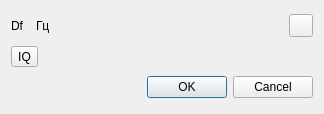
<?xml version="1.0" encoding="UTF-8"?>
<ui version="4.0">
 <class>TransverterDialog</class>
 <widget class="QDialog" name="TransverterDialog">
  <property name="geometry">
   <rect>
    <x>0</x>
    <y>0</y>
    <width>324</width>
    <height>114</height>
   </rect>
  </property>
  <property name="font">
   <font>
    <family>Liberation Sans</family>
    <pointsize>9</pointsize>
   </font>
  </property>
  <property name="windowTitle">
   <string>Дельта частота</string>
  </property>
  <layout class="QVBoxLayout" name="verticalLayout">
   <item>
    <layout class="QVBoxLayout" name="TransverterLayout">
     <item>
      <layout class="QHBoxLayout" name="DeltaFrequencyLayout">
       <item>
        <widget class="QLabel" name="deltaFrequencyLabel">
         <property name="text">
          <string>Df</string>
         </property>
        </widget>
       </item>
       <item>
        <widget class="ValueDialZ" name="deltaFrequency" native="true">
         <property name="sizePolicy">
          <sizepolicy hsizetype="Maximum" vsizetype="Maximum">
           <horstretch>0</horstretch>
           <verstretch>0</verstretch>
          </sizepolicy>
         </property>
         <property name="maximumSize">
          <size>
           <width>32</width>
           <height>16</height>
          </size>
         </property>
         <property name="font">
          <font>
           <family>DejaVu Sans Mono</family>
           <pointsize>12</pointsize>
          </font>
         </property>
         <property name="cursor">
          <cursorShape>PointingHandCursor</cursorShape>
         </property>
         <property name="focusPolicy">
          <enum>Qt::StrongFocus</enum>
         </property>
         <property name="toolTip">
          <string>Дельта частота трансв. (Гц)</string>
         </property>
        </widget>
       </item>
       <item>
        <widget class="QLabel" name="deltaFrequencyUnits">
         <property name="text">
          <string>Гц</string>
         </property>
        </widget>
       </item>
       <item>
        <spacer name="horizontalSpacer">
         <property name="orientation">
          <enum>Qt::Horizontal</enum>
         </property>
         <property name="sizeHint" stdset="0">
          <size>
           <width>40</width>
           <height>20</height>
          </size>
         </property>
        </spacer>
       </item>
       <item>
        <widget class="ButtonSwitch" name="deltaFrequencyActive">
         <property name="toolTip">
          <string>Вкл/выкл трансвертер</string>
         </property>
         <property name="text">
          <string/>
         </property>
         <property name="icon">
          <iconset resource="../resources/res.qrc">
           <normaloff>:/checkmark.png</normaloff>:/checkmark.png</iconset>
         </property>
        </widget>
       </item>
      </layout>
     </item>
    </layout>
   </item>
   <item>
    <layout class="QHBoxLayout" name="OptionsLayout">
     <item>
      <widget class="ButtonSwitch" name="iqOrder">
       <property name="toolTip">
        <string>IQ: прямой, QI: обратный</string>
       </property>
       <property name="text">
        <string>IQ</string>
       </property>
      </widget>
     </item>
     <item>
      <spacer name="horizontalSpacer_2">
       <property name="orientation">
        <enum>Qt::Horizontal</enum>
       </property>
       <property name="sizeHint" stdset="0">
        <size>
         <width>40</width>
         <height>20</height>
        </size>
       </property>
      </spacer>
     </item>
    </layout>
   </item>
   <item>
    <widget class="QDialogButtonBox" name="buttonBox">
     <property name="orientation">
      <enum>Qt::Horizontal</enum>
     </property>
     <property name="standardButtons">
      <set>QDialogButtonBox::Cancel|QDialogButtonBox::Ok</set>
     </property>
    </widget>
   </item>
  </layout>
 </widget>
 <customwidgets>
  <customwidget>
   <class>ValueDialZ</class>
   <extends>QWidget</extends>
   <header>gui/valuedialz.h</header>
   <container>1</container>
  </customwidget>
  <customwidget>
   <class>ButtonSwitch</class>
   <extends>QToolButton</extends>
   <header>gui/buttonswitch.h</header>
  </customwidget>
 </customwidgets>
 <tabstops>
  <tabstop>buttonBox</tabstop>
 </tabstops>
 <resources>
  <include location="../resources/res.qrc"/>
 </resources>
 <connections>
  <connection>
   <sender>buttonBox</sender>
   <signal>accepted()</signal>
   <receiver>TransverterDialog</receiver>
   <slot>accept()</slot>
   <hints>
    <hint type="sourcelabel">
     <x>257</x>
     <y>194</y>
    </hint>
    <hint type="destinationlabel">
     <x>157</x>
     <y>203</y>
    </hint>
   </hints>
  </connection>
  <connection>
   <sender>buttonBox</sender>
   <signal>rejected()</signal>
   <receiver>TransverterDialog</receiver>
   <slot>reject()</slot>
   <hints>
    <hint type="sourcelabel">
     <x>314</x>
     <y>194</y>
    </hint>
    <hint type="destinationlabel">
     <x>286</x>
     <y>203</y>
    </hint>
   </hints>
  </connection>
 </connections>
</ui>
